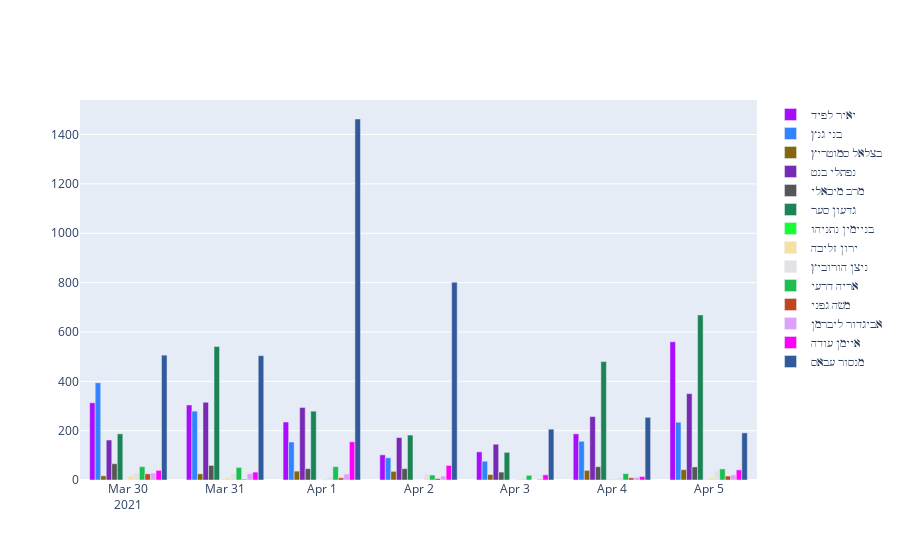

The code cell stored with this chart in its notebook:
### Code cell
palette = cycle(px.colors.qualitative.Alphabet)
# plot each candidate side by side
fig = go.Figure()
for candidate in candidate_list:
    fig.add_trace(go.Bar(
        x=sum_df.index,
        y=sum_df[candidate],
        name=candidate,
        marker_color=next(palette)
    ))
fig.update_layout(barmode='group')
fig.write_html('stacked_bar_plot.html')
fig.show()
